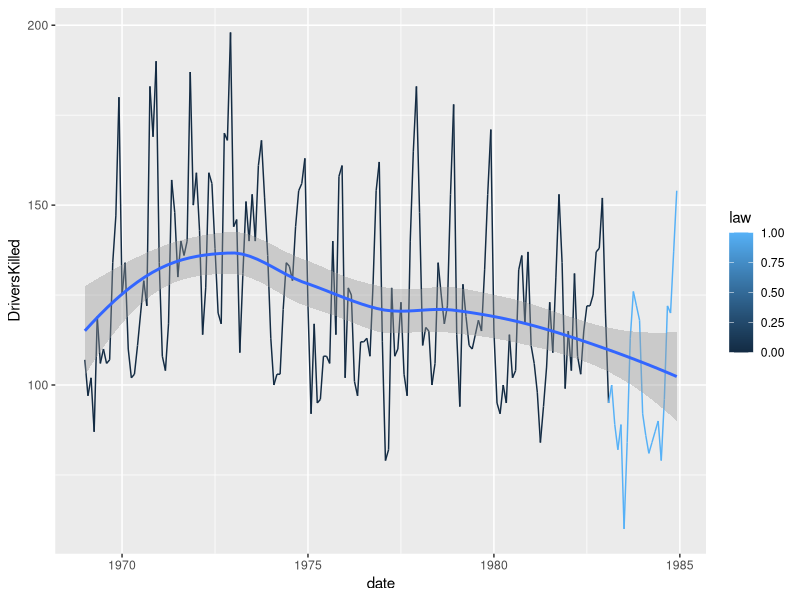
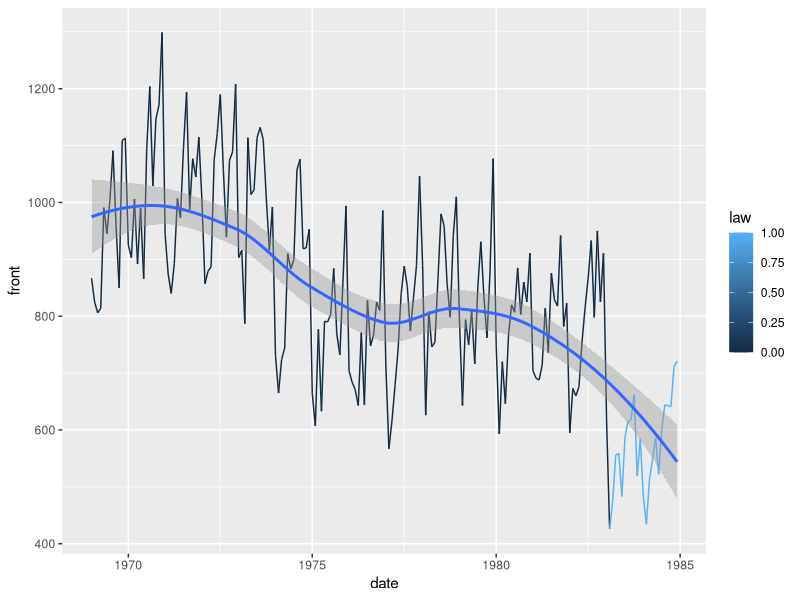
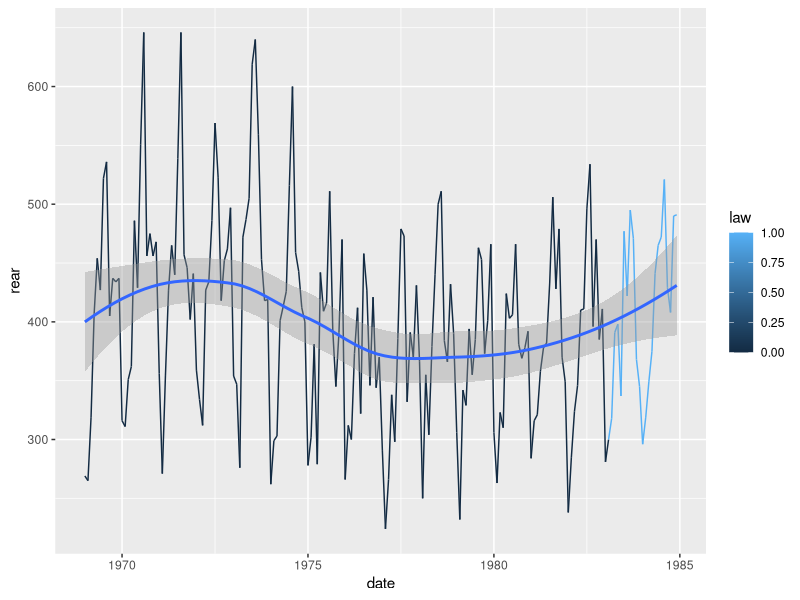
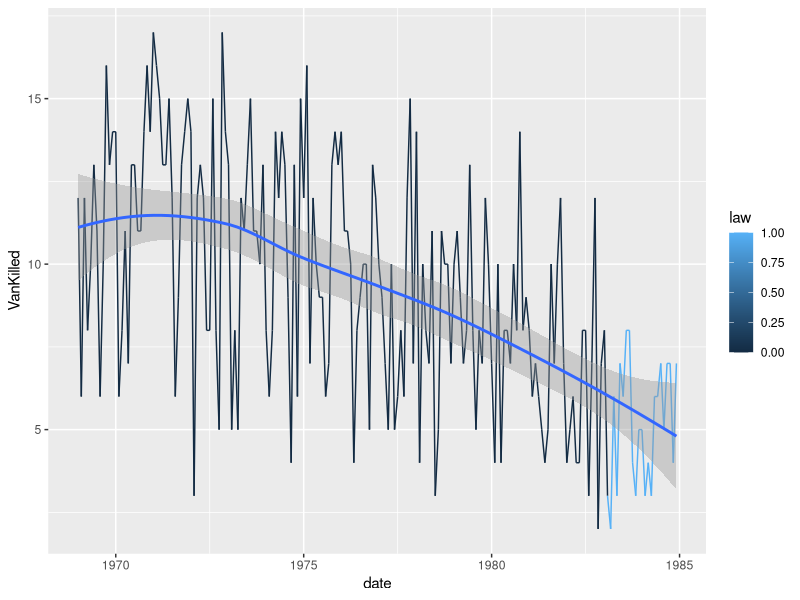
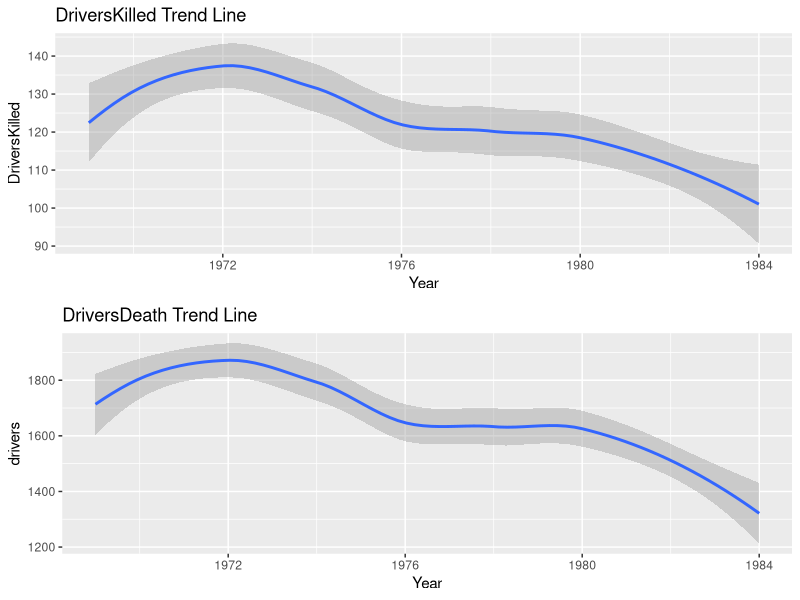

Write the R code that produced these figures, in order.
## ---- chunk 1
# Libraries
set.seed(96024)

library(tidyverse)
library(readr)
library(kableExtra)
library(bookdown)
library(ggplot2)
## ---- chunk 2
knitr::opts_chunk$set(fig.pos = 'H', echo = FALSE, message = FALSE, warning = FALSE)
## ---- chunk 3
Seatbelts_data = data.frame(as.matrix(Seatbelts), date=time(Seatbelts))
## ---- chunk 4
ggplot(data=Seatbelts_data, aes(x=date,y=DriversKilled,col=law))+geom_line()+geom_smooth()
## ---- chunk 5
ggplot(data=Seatbelts_data, aes(x=date,y=front,col=law))+geom_line()+geom_smooth()
## ---- chunk 6
ggplot(data=Seatbelts_data, aes(x=date,y=rear,col=law))+geom_line()+geom_smooth()
## ---- chunk 7
ggplot(data=Seatbelts_data, aes(x=date,y=VanKilled,col=law))+geom_line()+geom_smooth()
## ---- chunk 8
Seatbelts_data %>%
  group_by(law) %>%
  summarise(DriversKilled_Average=mean(DriversKilled)) %>%
  kable(caption="Drivers killed before and after law")
## ---- chunk 9
Seatbelts_data %>%
  group_by(law) %>%
  summarise(Rear_Average=mean(rear)) %>%
  kable(caption="Back seat passengers killed before and after law")
## ---- chunk 10
Seatbelts_data %>%
  group_by(law) %>%
  summarise(Front_Average=mean(front)) %>%
  kable(caption="Front seat passengers killed before and after law")
## ---- chunk 11
Seatbelts_data %>%
  group_by(law) %>%
  summarise(Van_Average=mean(VanKilled)) %>%
  kable(caption="Light good vehicle drivers killed before and after law")
## ---- chunk 12
data(Seatbelts)
Seatbelts <- data.frame(Year=floor(time(Seatbelts)),
Month=factor(cycle(Seatbelts),
labels=month.abb), Seatbelts)
## ---- chunk 13
selectdata <- Seatbelts %>% 
  select(DriversKilled, drivers, front, rear, Year)

ggplot(data = selectdata) +
  geom_smooth(mapping = aes(x = Year, y = DriversKilled)) +
  ggtitle("DriversKilled Trend Line")->f1

ggplot(data = selectdata) +
  geom_smooth(mapping = aes(x = Year, y = drivers)) +
  ggtitle("DriversDeath Trend Line")->f2

library(gridExtra)
grid.arrange(f1, f2)
